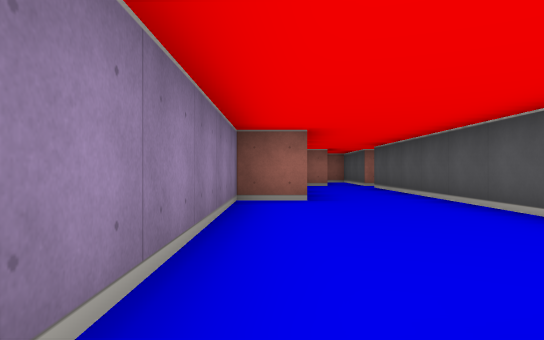
[1] (above)

18 first-person views from a walk through a cub3D level. The camera is about half as high as the walls, looks level and sees 70° across. The floor is counted in squares. Each view is taken from the middle of a square. On the plan, view 1 faces up. The plan holds only what a view shows up to about 9 squares ahead; the rest is blank. The place goes on beyond the plan.

[2]
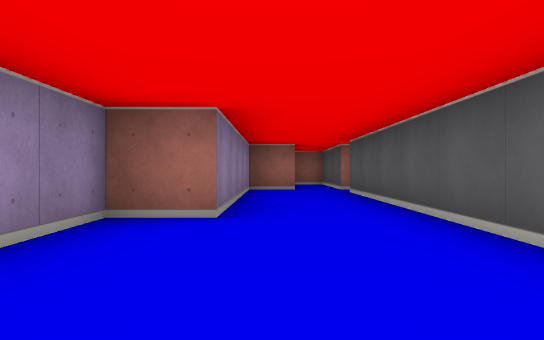

[3]
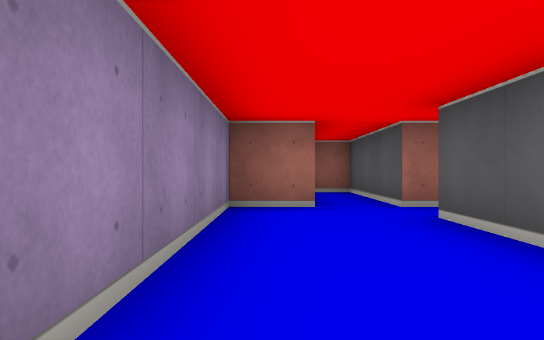

[4]
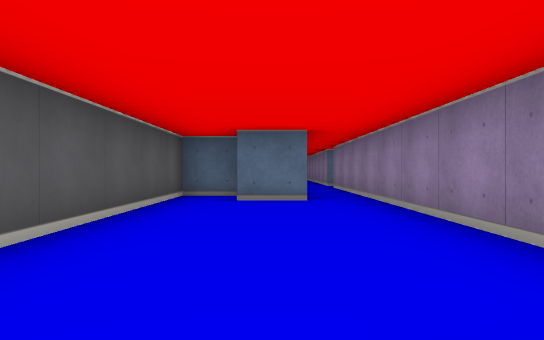

[5]
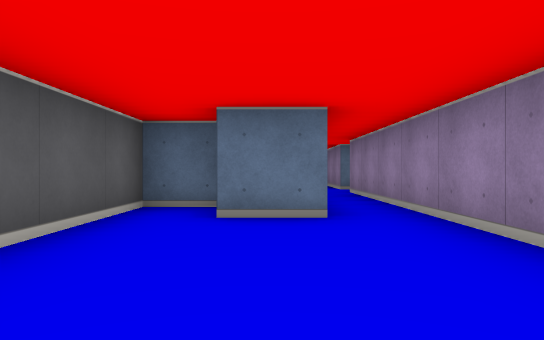

[6]
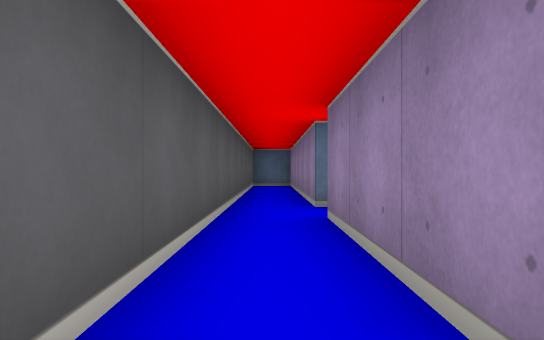

[7]
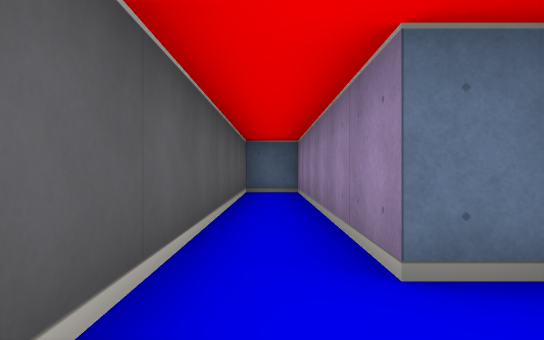

[8]
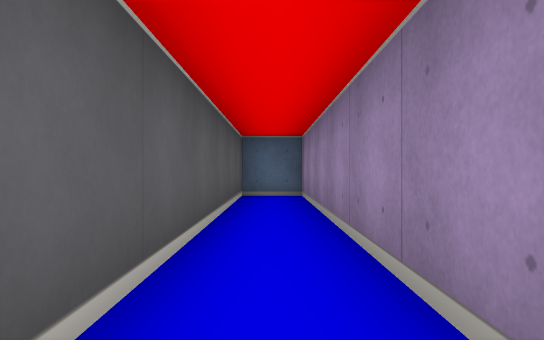

[9]
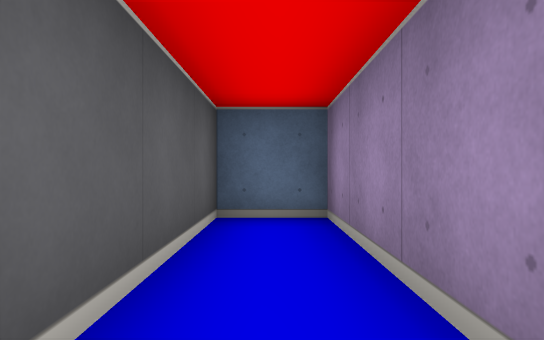

[10]
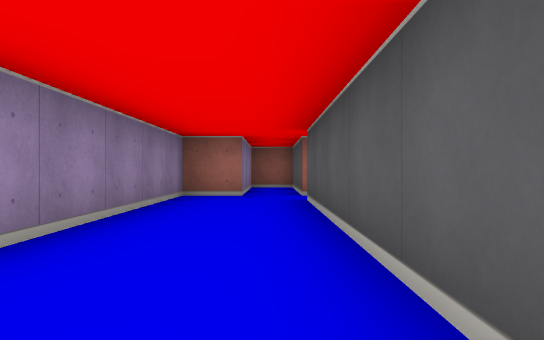

[11]
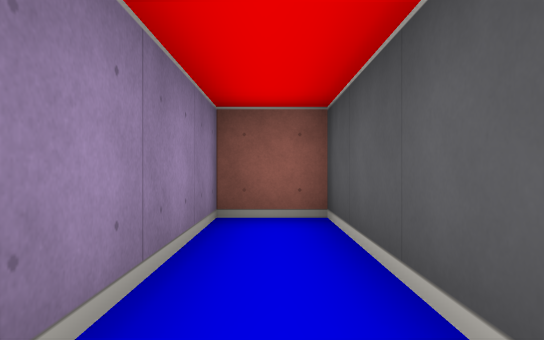

[12]
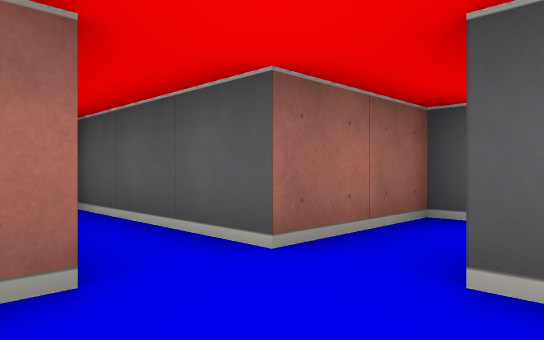

[13]
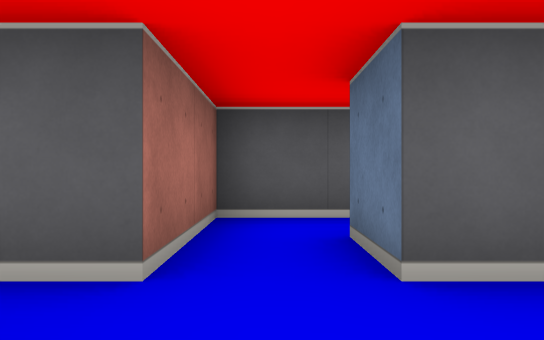

[14]
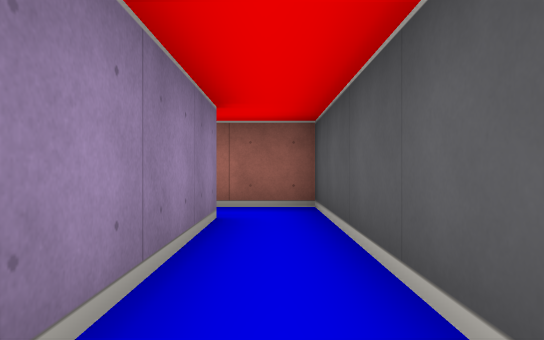

[15]
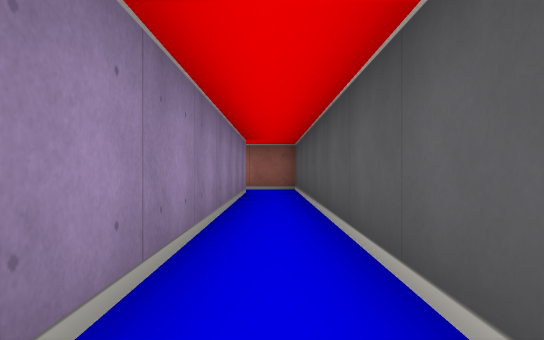

[16]
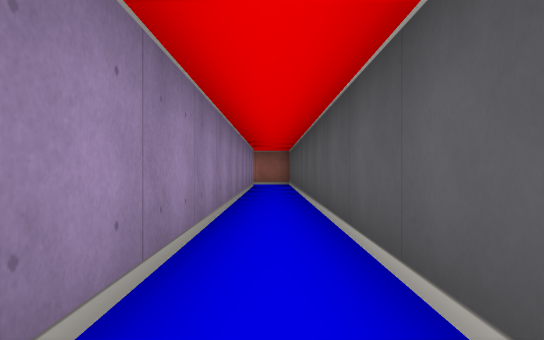

[17]
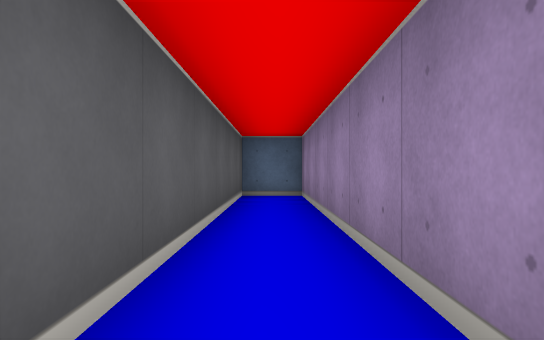

[18]
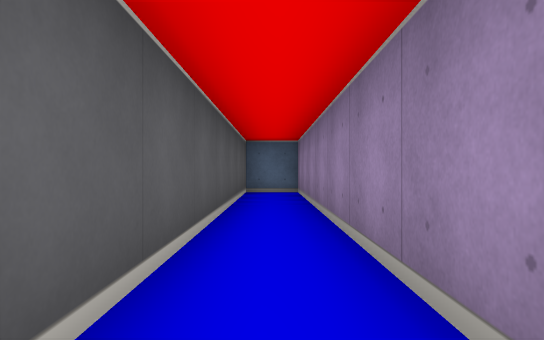

### Floor plan
Ten units are one square. View 1 is at (0, 0); x grows to the right and y downward. Boxes are objects, and circles mark ways between rooms. Rooms are numbered by the first view taken in them; rooms with no view inside come last. Other rooms are left out.
<svg viewBox="-16 -140 66 250">
<path fill="none" stroke="#000" d="M4 -5 15 -5M15 5 25 5 25 -95M25 -105 25 -135 15 -135 15 -105 5 -105 5 -55 -5 -55 -5 35M5 36 5 6M-11 45 -5 45 -5 105 5 105 5 36M25 -95 35 -95 35 45 45 45 45 -105 25 -105"/>
<circle cx="0" cy="30" r="3" fill="#2a7"/>
<circle cx="30" cy="-100" r="3" fill="#2a7"/>
<text x="10" y="-50">1</text>
<text x="0" y="70">2</text>
<text x="40" y="-30">3</text>
</svg>
Room 1 opens to room 2. Room 1 opens to room 3.

Where each view was taken, in squares from view 1:
view 1: 0 up, 0 right, facing up
view 2: 2 up, 1 right, facing up
view 3: 6 up, 1 right, facing up
view 4: 6 up, 1 right, facing down
view 5: 4 up, 1 right, facing down
view 6: 0 up, 0 right, facing down
view 7: 3 down, 0 right, facing down
view 8: 4 down, 0 right, facing down
view 9: 7 down, 0 right, facing down
view 10: 4 up, 2 right, facing up
view 11: 10 up, 2 right, facing up
view 12: 9 up, 1 right, facing up-right
view 13: 10 up, 1 right, facing right
view 14: 6 up, 4 right, facing up
view 15: 2 up, 4 right, facing up
view 16: 1 down, 4 right, facing up
view 17: 2 up, 4 right, facing down
view 18: 3 up, 4 right, facing down
